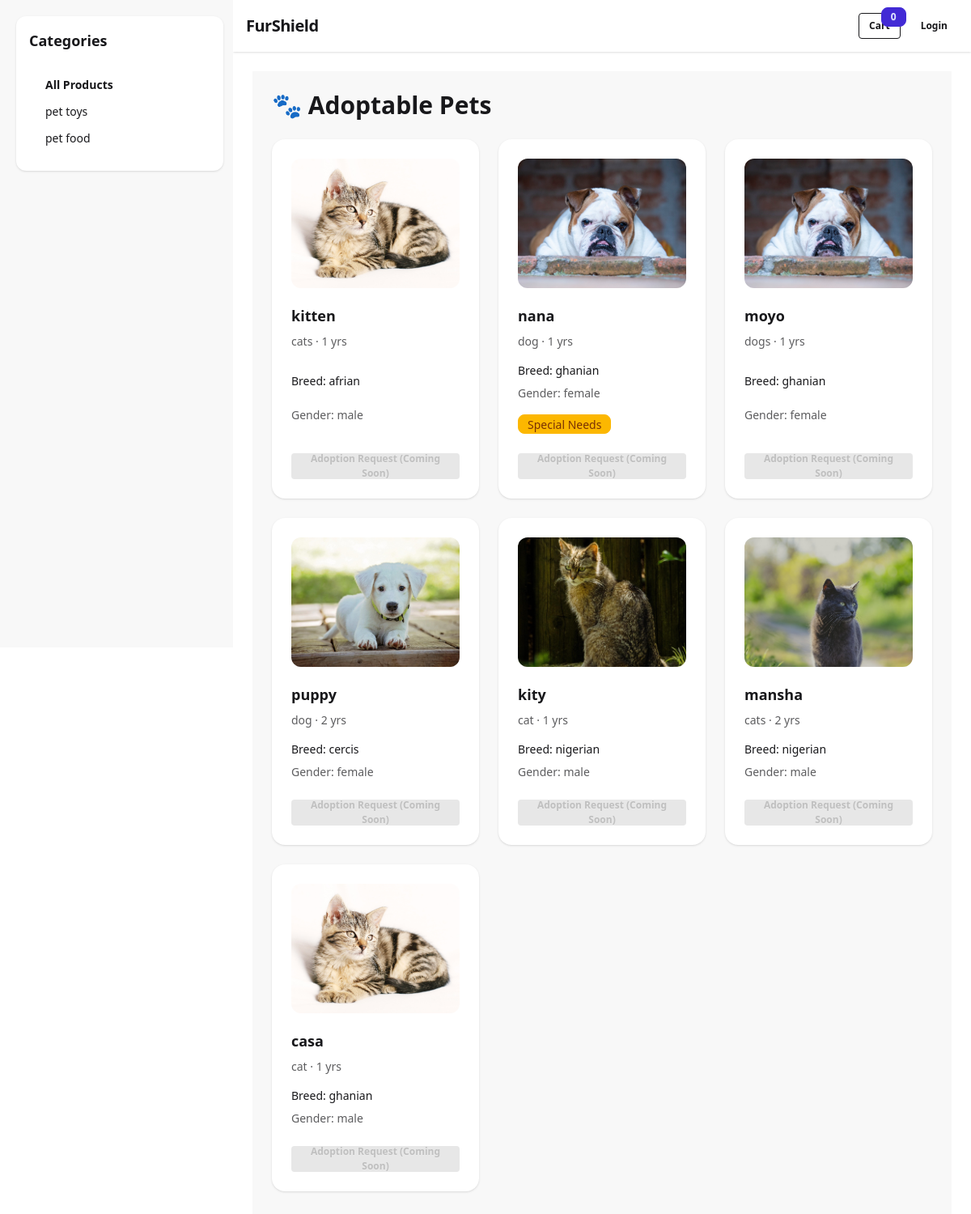
/adopt/, run on the app's committed database.
### myapp/models.py (models this page shows, shortened)
class Pet(models.Model):
    owner = models.ForeignKey(
        User,
        on_delete=models.CASCADE,
        related_name='pets',
        null=True,
        blank=True
    )
    shelter = models.ForeignKey(
        User,
        on_delete=models.CASCADE,
        related_name='shelter_pets',
        null=True,
        blank=True
    )
    is_adoptable = models.BooleanField(default=False)
    image = models.ImageField(upload_to='pets/', blank=True, null=True)
    pet_name = models.CharField(max_length=100)
    pet_type = models.CharField(max_length=50)
    age = models.PositiveIntegerField(null=True, blank=True)
    breed = models.CharField(max_length=100, blank=True)
    gender = models.CharField(max_length=20)
    special_needs = models.BooleanField(default=False)

class Category(models.Model):
    name = models.CharField(max_length=100)
    image = models.ImageField(upload_to='category_images/')

### myapp/views.py (the view)
# urls.py: path('adopt/', views.adoptable_pets, name='adoptable_pets'),
def adoptable_pets(request):
    pets = Pet.objects.filter(is_adoptable=True)
    return render(request, 'adoption/adoptable_pets.html', {
        'pets': pets
    })

### myapp/context_processors.py (called while the page is built)
def categories_processor(request):
    from .models import Category
    return {
        'categories': Category.objects.all()
    }

### myapp/templates/adoption/adoptable_pets.html
{% extends "base.html" %}
{% block content %}
<div class="min-h-screen bg-base-200 p-6">
    <div class="max-w-6xl mx-auto">
        <h1 class="text-3xl font-bold mb-6">
            🐾 Adoptable Pets
        </h1>
        {% if pets %}
            <div class="grid sm:grid-cols-2 lg:grid-cols-3 gap-6">
                {% for pet in pets %}
                    <div class="card bg-base-100 shadow rounded-2xl">
                        <div class="card-body">
                            {% if pet.image %}
                                <img src="{{ pet.image.url }}"
                                     class="w-full h-40 object-cover rounded-xl mb-3">
                            {% endif %}
                            <h2 class="font-bold text-lg">
                                {{ pet.pet_name }}
                            </h2>
                            <p class="text-sm opacity-70">
                                {{ pet.pet_type }}
                                {% if pet.age %} · {{ pet.age }} yrs{% endif %}
                            </p>
                            <p class="text-sm mt-2">
                                Breed: {{ pet.breed|default:"Unknown" }}
                            </p>
                            <p class="text-sm opacity-70">
                                Gender: {{ pet.gender }}
                            </p>
                            {% if pet.special_needs %}
                                <span class="badge badge-warning mt-2">
                                    Special Needs
                                </span>
                            {% endif %}
                            <button class="btn btn-outline btn-sm mt-4 w-full" disabled>
                                Adoption Request (Coming Soon)
                            </button>
                        </div>
                    </div>
                {% endfor %}
            </div>
        {% else %}
            <p class="opacity-60">
                No adoptable pets available at the moment.
            </p>
        {% endif %}
    </div>
</div>
{% endblock %}

### myapp/templates/base.html (shortened to what this page needs)
<!DOCTYPE html>
<html lang="en">
<head>
  <link
    href="https://cdn.jsdelivr.net/npm/daisyui@5"
    rel="stylesheet"
    type="text/css"
  />
  <script src="https://cdn.jsdelivr.net/npm/@tailwindcss/browser@4"></script>
</head>
<body class="bg-base-100 text-base-content">
<div class="drawer lg:drawer-open">
  <div class="drawer-content flex flex-col min-h-screen">
    <header class="navbar bg-base-100 shadow-sm px-4">
      <div class="flex-1">
        <a href="{% url 'home' %}" class="text-xl font-extrabold tracking-tight">
          FurShield
        </a>
      </div>
      <div class="flex items-center gap-2 sm:gap-3">
        <a href="{% url 'cart' %}" class="btn btn-outline btn-sm relative">
          Cart
          <span
            id="cart-count"
            class="badge badge-primary absolute -top-2 -right-2 text-xs"
          >
            {{ request.session.cart|length|default:"0" }}
          </span>
        </a>
        {% if user.is_authenticated %}
          <a href="{% url 'logout' %}" class="btn btn-ghost btn-sm">
            Logout
          </a>
        {% else %}
          <a href="{% url 'login' %}" class="btn btn-ghost btn-sm">
            Login
          </a>
        {% endif %}
      </div>
    </header>
    <main class="flex-1 p-4 sm:p-6">
      {% block content %}{% endblock %}
    </main>
  </div>
  <div class="drawer-side">
    <aside class="w-72 bg-base-200 min-h-full p-5">
      {% include 'partials/category_sidebar.html' %}
    </aside>
  </div>
</div>
</body>
</html>

### myapp/templates/partials/category_sidebar.html
<div class="w-full md:w-64 bg-base-100 rounded-xl shadow p-4">
  <h3 class="text-lg font-bold mb-4">Categories</h3>
  <ul class="menu bg-base-100 rounded-box">
    <li>
      <a href="{% url 'view_products' %}" class="font-semibold">
        All Products
      </a>
    </li>
    {% for category in categories %}
    <li>
      <a href="{% url 'category_products' category.id %}">
        {{ category.name }}
      </a>
    </li>
    {% empty %}
    <li class="opacity-70">No categories</li>
    {% endfor %}
  </ul>
</div>

### data on the page
Pet: image (picture), pet_name "kitten", pet_type "cats", age "1", breed "afrian", gender "male"
Pet: image (picture), pet_name "nana", pet_type "dog", age "1", breed "ghanian", gender "female", special_needs "Special Needs"
Pet: image (picture), pet_name "moyo", pet_type "dogs", age "1", breed "ghanian", gender "female"
Pet: image (picture), pet_name "puppy", pet_type "dog", age "2", breed "cercis", gender "female"
Pet: image (picture), pet_name "kity", pet_type "cat", age "1", breed "nigerian", gender "male"
Pet: image (picture), pet_name "mansha", pet_type "cats", age "2", breed "nigerian", gender "male"
Pet: image (picture), pet_name "casa", pet_type "cat", age "1", breed "ghanian", gender "male"
Category: name "pet toys"
Category: name "pet food"

### other printed values
{{ request.session.cart|length|default:"0" }} "0"
